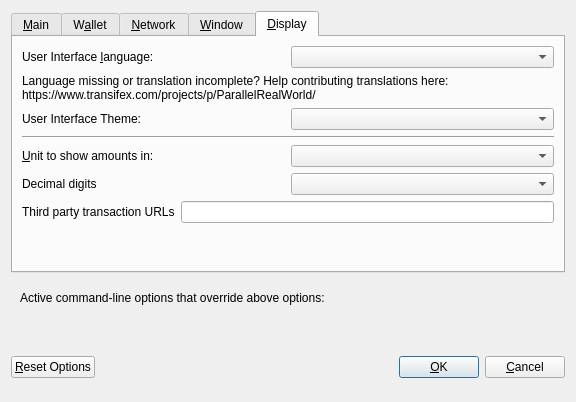
<?xml version="1.0" encoding="UTF-8"?>
<ui version="4.0">
 <class>OptionsDialog</class>
 <widget class="QDialog" name="OptionsDialog">
  <property name="geometry">
   <rect>
    <x>0</x>
    <y>0</y>
    <width>576</width>
    <height>402</height>
   </rect>
  </property>
  <property name="windowTitle">
   <string>Options</string>
  </property>
  <property name="modal">
   <bool>true</bool>
  </property>
  <layout class="QVBoxLayout" name="verticalLayout">
   <item>
    <widget class="QTabWidget" name="tabWidget">
     <property name="currentIndex">
      <number>4</number>
     </property>
     <widget class="QWidget" name="tabMain">
      <attribute name="title">
       <string>&amp;Main</string>
      </attribute>
      <layout class="QVBoxLayout" name="verticalLayout_Main">
       <item>
        <widget class="QCheckBox" name="bitcoinAtStartup">
         <property name="toolTip">
          <string>Automatically start Dash after logging in to the system.</string>
         </property>
         <property name="text">
          <string>&amp;Start Dash on system login</string>
         </property>
        </widget>
       </item>
       <item>
        <layout class="QHBoxLayout" name="horizontalLayout_2_Main">
         <item>
          <widget class="QLabel" name="databaseCacheLabel">
           <property name="text">
            <string>Size of &amp;database cache</string>
           </property>
           <property name="textFormat">
            <enum>Qt::PlainText</enum>
           </property>
           <property name="buddy">
            <cstring>databaseCache</cstring>
           </property>
          </widget>
         </item>
         <item>
          <widget class="QSpinBox" name="databaseCache"/>
         </item>
         <item>
          <widget class="QLabel" name="databaseCacheUnitLabel">
           <property name="text">
            <string>MB</string>
           </property>
           <property name="textFormat">
            <enum>Qt::PlainText</enum>
           </property>
          </widget>
         </item>
         <item>
          <spacer name="horizontalSpacer_2_Main">
           <property name="orientation">
            <enum>Qt::Horizontal</enum>
           </property>
           <property name="sizeHint" stdset="0">
            <size>
             <width>40</width>
             <height>20</height>
            </size>
           </property>
          </spacer>
         </item>
        </layout>
       </item>
       <item>
        <layout class="QHBoxLayout" name="horizontalLayout_3_Main">
         <item>
          <widget class="QLabel" name="threadsScriptVerifLabel">
           <property name="text">
            <string>Number of script &amp;verification threads</string>
           </property>
           <property name="textFormat">
            <enum>Qt::PlainText</enum>
           </property>
           <property name="buddy">
            <cstring>threadsScriptVerif</cstring>
           </property>
          </widget>
         </item>
         <item>
          <widget class="QSpinBox" name="threadsScriptVerif">
           <property name="toolTip">
            <string>(0 = auto, &lt;0 = leave that many cores free)</string>
           </property>
          </widget>
         </item>
         <item>
          <spacer name="horizontalSpacer_3_Main">
           <property name="orientation">
            <enum>Qt::Horizontal</enum>
           </property>
           <property name="sizeHint" stdset="0">
            <size>
             <width>40</width>
             <height>20</height>
            </size>
           </property>
          </spacer>
         </item>
        </layout>
       </item>
       <item>
        <spacer name="verticalSpacer_Main">
         <property name="orientation">
          <enum>Qt::Vertical</enum>
         </property>
         <property name="sizeHint" stdset="0">
          <size>
           <width>20</width>
           <height>40</height>
          </size>
         </property>
        </spacer>
       </item>
       <item>
        <layout class="QHBoxLayout" name="horizontalLayout_4_Main">
         <item>
          <widget class="QLabel" name="label">
           <property name="toolTip">
            <string>This setting determines the amount of individual masternodes that an input will be anonymized through.&lt;br/&gt;More rounds of anonymization gives a higher degree of privacy, but also costs more in fees.</string>
           </property>
           <property name="text">
            <string>Darksend rounds to use</string>
           </property>
          </widget>
         </item>
         <item>
          <widget class="QSpinBox" name="darksendRounds">
           <property name="minimum">
            <number>2</number>
           </property>
           <property name="maximum">
            <number>8</number>
           </property>
           <property name="value">
            <number>4</number>
           </property>
          </widget>
         </item>
        </layout>
       </item>
       <item>
        <layout class="QHBoxLayout" name="horizontalLayout">
         <item>
          <widget class="QLabel" name="label_2">
           <property name="toolTip">
            <string>This amount acts as a threshold to turn off Darksend once it's reached.</string>
           </property>
           <property name="statusTip">
            <string notr="true"/>
           </property>
           <property name="whatsThis">
            <string notr="true"/>
           </property>
           <property name="accessibleName">
            <string notr="true"/>
           </property>
           <property name="accessibleDescription">
            <string notr="true"/>
           </property>
           <property name="text">
            <string>Amount of Dash to keep anonymized</string>
           </property>
          </widget>
         </item>
         <item>
          <widget class="QSpinBox" name="anonymizeDarkcoin">
           <property name="minimum">
            <number>2</number>
           </property>
           <property name="maximum">
            <number>2000</number>
           </property>
           <property name="singleStep">
            <number>10</number>
           </property>
           <property name="value">
            <number>1000</number>
           </property>
          </widget>
         </item>
        </layout>
       </item>
      </layout>
     </widget>
     <widget class="QWidget" name="tabWallet">
      <attribute name="title">
       <string>W&amp;allet</string>
      </attribute>
      <layout class="QVBoxLayout" name="verticalLayout_Wallet">
       <item>
        <widget class="QGroupBox" name="groupBox">
         <property name="title">
          <string>Expert</string>
         </property>
         <layout class="QVBoxLayout" name="verticalLayout_2">
          <item>
           <widget class="QCheckBox" name="coinControlFeatures">
            <property name="toolTip">
             <string>Whether to show coin control features or not.</string>
            </property>
            <property name="text">
             <string>Enable coin &amp;control features</string>
            </property>
           </widget>
          </item>
          <item>
           <widget class="QCheckBox" name="spendZeroConfChange">
            <property name="toolTip">
             <string>If you disable the spending of unconfirmed change, the change from a transaction&lt;br/&gt;cannot be used until that transaction has at least one confirmation.&lt;br/&gt;This also affects how your balance is computed.</string>
            </property>
            <property name="text">
             <string>&amp;Spend unconfirmed change</string>
            </property>
           </widget>
          </item>
         </layout>
        </widget>
       </item>
       <item>
        <spacer name="verticalSpacer_Wallet">
         <property name="orientation">
          <enum>Qt::Vertical</enum>
         </property>
         <property name="sizeHint" stdset="0">
          <size>
           <width>20</width>
           <height>40</height>
          </size>
         </property>
        </spacer>
       </item>
      </layout>
     </widget>
     <widget class="QWidget" name="tabNetwork">
      <attribute name="title">
       <string>&amp;Network</string>
      </attribute>
      <layout class="QVBoxLayout" name="verticalLayout_Network">
       <item>
        <widget class="QCheckBox" name="mapPortUpnp">
         <property name="toolTip">
          <string>Automatically open the Dash client port on the router. This only works when your router supports UPnP and it is enabled.</string>
         </property>
         <property name="text">
          <string>Map port using &amp;UPnP</string>
         </property>
        </widget>
       </item>
       <item>
        <widget class="QCheckBox" name="allowIncoming">
         <property name="toolTip">
          <string>Accept connections from outside</string>
         </property>
         <property name="text">
          <string>Allow incoming connections</string>
         </property>
        </widget>
       </item>
       <item>
        <widget class="QCheckBox" name="connectSocks">
         <property name="toolTip">
          <string>Connect to the Dash network through a SOCKS5 proxy.</string>
         </property>
         <property name="text">
          <string>&amp;Connect through SOCKS5 proxy (default proxy):</string>
         </property>
        </widget>
       </item>
       <item>
        <layout class="QHBoxLayout" name="horizontalLayout_1_Network">
         <item>
          <widget class="QLabel" name="proxyIpLabel">
           <property name="text">
            <string>Proxy &amp;IP:</string>
           </property>
           <property name="textFormat">
            <enum>Qt::PlainText</enum>
           </property>
           <property name="buddy">
            <cstring>proxyIp</cstring>
           </property>
          </widget>
         </item>
         <item>
          <widget class="QValidatedLineEdit" name="proxyIp">
           <property name="minimumSize">
            <size>
             <width>140</width>
             <height>0</height>
            </size>
           </property>
           <property name="maximumSize">
            <size>
             <width>140</width>
             <height>16777215</height>
            </size>
           </property>
           <property name="toolTip">
            <string>IP address of the proxy (e.g. IPv4: 127.0.0.1 / IPv6: ::1)</string>
           </property>
          </widget>
         </item>
         <item>
          <widget class="QLabel" name="proxyPortLabel">
           <property name="text">
            <string>&amp;Port:</string>
           </property>
           <property name="textFormat">
            <enum>Qt::PlainText</enum>
           </property>
           <property name="buddy">
            <cstring>proxyPort</cstring>
           </property>
          </widget>
         </item>
         <item>
          <widget class="QLineEdit" name="proxyPort">
           <property name="minimumSize">
            <size>
             <width>55</width>
             <height>0</height>
            </size>
           </property>
           <property name="maximumSize">
            <size>
             <width>55</width>
             <height>16777215</height>
            </size>
           </property>
           <property name="toolTip">
            <string>Port of the proxy (e.g. 9050)</string>
           </property>
          </widget>
         </item>
         <item>
          <spacer name="horizontalSpacer_1_Network">
           <property name="orientation">
            <enum>Qt::Horizontal</enum>
           </property>
           <property name="sizeHint" stdset="0">
            <size>
             <width>40</width>
             <height>20</height>
            </size>
           </property>
          </spacer>
         </item>
        </layout>
       </item>
       <item>
        <spacer name="verticalSpacer_Network">
         <property name="orientation">
          <enum>Qt::Vertical</enum>
         </property>
         <property name="sizeHint" stdset="0">
          <size>
           <width>20</width>
           <height>40</height>
          </size>
         </property>
        </spacer>
       </item>
      </layout>
     </widget>
     <widget class="QWidget" name="tabWindow">
      <attribute name="title">
       <string>&amp;Window</string>
      </attribute>
      <layout class="QVBoxLayout" name="verticalLayout_Window">
       <item>
        <widget class="QCheckBox" name="minimizeToTray">
         <property name="toolTip">
          <string>Show only a tray icon after minimizing the window.</string>
         </property>
         <property name="text">
          <string>&amp;Minimize to the tray instead of the taskbar</string>
         </property>
        </widget>
       </item>
       <item>
        <widget class="QCheckBox" name="minimizeOnClose">
         <property name="toolTip">
          <string>Minimize instead of exit the application when the window is closed. When this option is enabled, the application will be closed only after selecting Quit in the menu.</string>
         </property>
         <property name="text">
          <string>M&amp;inimize on close</string>
         </property>
        </widget>
       </item>
       <item>
        <spacer name="verticalSpacer_Window">
         <property name="orientation">
          <enum>Qt::Vertical</enum>
         </property>
         <property name="sizeHint" stdset="0">
          <size>
           <width>20</width>
           <height>40</height>
          </size>
         </property>
        </spacer>
       </item>
      </layout>
     </widget>
     <widget class="QWidget" name="tabDisplay">
      <attribute name="title">
       <string>&amp;Display</string>
      </attribute>
      <layout class="QVBoxLayout" name="verticalLayout_Display">
       <item>
        <layout class="QHBoxLayout" name="horizontalLayout_1_Display">
         <item>
          <widget class="QLabel" name="langLabel">
           <property name="text">
            <string>User Interface &amp;language:</string>
           </property>
           <property name="textFormat">
            <enum>Qt::PlainText</enum>
           </property>
           <property name="buddy">
            <cstring>lang</cstring>
           </property>
          </widget>
         </item>
         <item>
          <widget class="QValueComboBox" name="lang">
           <property name="toolTip">
            <string>The user interface language can be set here. This setting will take effect after restarting Dash.</string>
           </property>
          </widget>
         </item>
        </layout>
       </item>
       <item>
        <widget class="QLabel" name="label_3">
         <property name="toolTip">
          <string notr="true"/>
         </property>
         <property name="statusTip">
          <string notr="true"/>
         </property>
         <property name="whatsThis">
          <string notr="true"/>
         </property>
         <property name="accessibleName">
          <string notr="true"/>
         </property>
         <property name="text">
          <string>Language missing or translation incomplete? Help contributing translations here:
https://www.transifex.com/projects/p/ParallelRealWorld/</string>
         </property>
         <property name="wordWrap">
          <bool>true</bool>
         </property>
         <property name="openExternalLinks">
          <bool>true</bool>
         </property>
         <property name="textInteractionFlags">
          <set>Qt::TextBrowserInteraction</set>
         </property>
        </widget>
       </item>
       <item>
        <layout class="QHBoxLayout" name="horizontalLayout_4_Display" stretch="0,0">
         <item>
          <widget class="QLabel" name="themeLabel">
           <property name="text">
            <string>User Interface Theme:</string>
           </property>
          </widget>
         </item>
         <item>
          <widget class="QValueComboBox" name="theme"/>
         </item>
        </layout>
       </item>
       <item>
        <widget class="Line" name="line">
         <property name="orientation">
          <enum>Qt::Horizontal</enum>
         </property>
        </widget>
       </item>
       <item>
        <layout class="QHBoxLayout" name="horizontalLayout_2_Display">
         <item>
          <widget class="QLabel" name="unitLabel">
           <property name="text">
            <string>&amp;Unit to show amounts in:</string>
           </property>
           <property name="textFormat">
            <enum>Qt::PlainText</enum>
           </property>
           <property name="buddy">
            <cstring>unit</cstring>
           </property>
          </widget>
         </item>
         <item>
          <widget class="QValueComboBox" name="unit">
           <property name="toolTip">
            <string>Choose the default subdivision unit to show in the interface and when sending coins.</string>
           </property>
          </widget>
         </item>
        </layout>
       </item>
       <item>
        <layout class="QHBoxLayout" name="horizontalLayout_5_Display">
         <item>
          <widget class="QLabel" name="digitsLabel">
           <property name="text">
            <string>Decimal digits</string>
           </property>
          </widget>
         </item>
         <item>
          <widget class="QValueComboBox" name="digits"/>
         </item>
        </layout>
       </item>
       <item>
        <layout class="QHBoxLayout" name="horizontalLayout_3_Display">
         <item>
          <widget class="QLabel" name="thirdPartyTxUrlsLabel">
           <property name="toolTip">
            <string>Third party URLs (e.g. a block explorer) that appear in the transactions tab as context menu items. %s in the URL is replaced by transaction hash. Multiple URLs are separated by vertical bar |.</string>
           </property>
           <property name="text">
            <string>Third party transaction URLs</string>
           </property>
           <property name="buddy">
            <cstring>thirdPartyTxUrls</cstring>
           </property>
          </widget>
         </item>
         <item>
          <widget class="QLineEdit" name="thirdPartyTxUrls">
           <property name="toolTip">
            <string>Third party URLs (e.g. a block explorer) that appear in the transactions tab as context menu items. %s in the URL is replaced by transaction hash. Multiple URLs are separated by vertical bar |.</string>
           </property>
          </widget>
         </item>
        </layout>
       </item>
       <item>
        <spacer name="verticalSpacer">
         <property name="orientation">
          <enum>Qt::Vertical</enum>
         </property>
         <property name="sizeHint" stdset="0">
          <size>
           <width>20</width>
           <height>40</height>
          </size>
         </property>
        </spacer>
       </item>
      </layout>
     </widget>
    </widget>
   </item>
   <item>
    <widget class="QFrame" name="frame">
     <layout class="QVBoxLayout" name="verticalLayout_Bottom">
      <item>
       <layout class="QHBoxLayout" name="horizontalLayout_Bottom">
        <item>
         <widget class="QLabel" name="overriddenByCommandLineInfoLabel">
          <property name="text">
           <string>Active command-line options that override above options:</string>
          </property>
          <property name="textFormat">
           <enum>Qt::PlainText</enum>
          </property>
         </widget>
        </item>
        <item>
         <spacer name="horizontalSpacer_Bottom">
          <property name="orientation">
           <enum>Qt::Horizontal</enum>
          </property>
          <property name="sizeHint" stdset="0">
           <size>
            <width>40</width>
            <height>20</height>
           </size>
          </property>
         </spacer>
        </item>
       </layout>
      </item>
      <item>
       <widget class="QLabel" name="overriddenByCommandLineLabel">
        <property name="text">
         <string/>
        </property>
        <property name="textFormat">
         <enum>Qt::PlainText</enum>
        </property>
        <property name="wordWrap">
         <bool>true</bool>
        </property>
       </widget>
      </item>
     </layout>
    </widget>
   </item>
   <item>
    <layout class="QHBoxLayout" name="horizontalLayout_Buttons">
     <item>
      <widget class="QPushButton" name="resetButton">
       <property name="toolTip">
        <string>Reset all client options to default.</string>
       </property>
       <property name="text">
        <string>&amp;Reset Options</string>
       </property>
       <property name="autoDefault">
        <bool>false</bool>
       </property>
      </widget>
     </item>
     <item>
      <spacer name="horizontalSpacer_1">
       <property name="orientation">
        <enum>Qt::Horizontal</enum>
       </property>
       <property name="sizeHint" stdset="0">
        <size>
         <width>40</width>
         <height>48</height>
        </size>
       </property>
      </spacer>
     </item>
     <item>
      <widget class="QLabel" name="statusLabel">
       <property name="minimumSize">
        <size>
         <width>200</width>
         <height>0</height>
        </size>
       </property>
       <property name="font">
        <font>
         <weight>75</weight>
         <bold>true</bold>
        </font>
       </property>
       <property name="text">
        <string/>
       </property>
       <property name="textFormat">
        <enum>Qt::PlainText</enum>
       </property>
       <property name="wordWrap">
        <bool>true</bool>
       </property>
      </widget>
     </item>
     <item>
      <spacer name="horizontalSpacer_2">
       <property name="orientation">
        <enum>Qt::Horizontal</enum>
       </property>
       <property name="sizeHint" stdset="0">
        <size>
         <width>40</width>
         <height>48</height>
        </size>
       </property>
      </spacer>
     </item>
     <item>
      <widget class="QPushButton" name="okButton">
       <property name="text">
        <string>&amp;OK</string>
       </property>
       <property name="autoDefault">
        <bool>false</bool>
       </property>
       <property name="default">
        <bool>true</bool>
       </property>
      </widget>
     </item>
     <item>
      <widget class="QPushButton" name="cancelButton">
       <property name="text">
        <string>&amp;Cancel</string>
       </property>
       <property name="autoDefault">
        <bool>false</bool>
       </property>
      </widget>
     </item>
    </layout>
   </item>
  </layout>
 </widget>
 <customwidgets>
  <customwidget>
   <class>QValidatedLineEdit</class>
   <extends>QLineEdit</extends>
   <header>qvalidatedlineedit.h</header>
  </customwidget>
  <customwidget>
   <class>QValueComboBox</class>
   <extends>QComboBox</extends>
   <header>qvaluecombobox.h</header>
  </customwidget>
 </customwidgets>
 <resources/>
 <connections/>
</ui>
